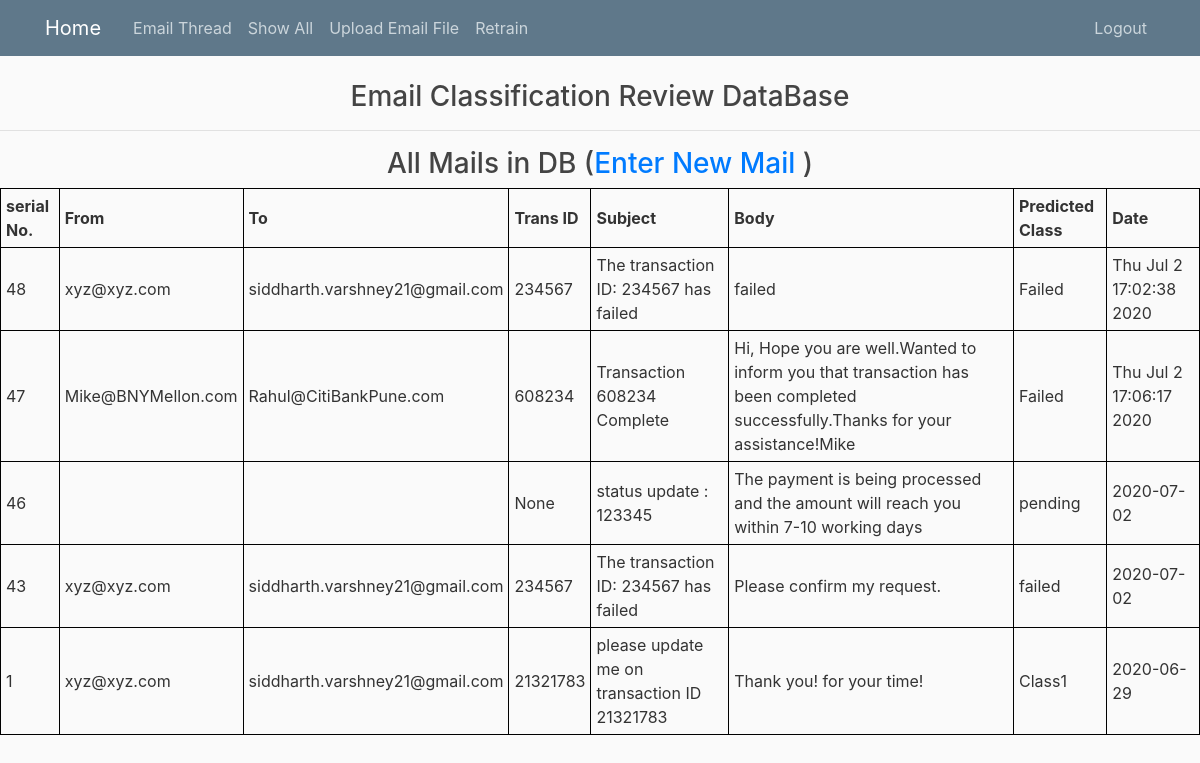
Page /show (signed in) on the earlier database version.
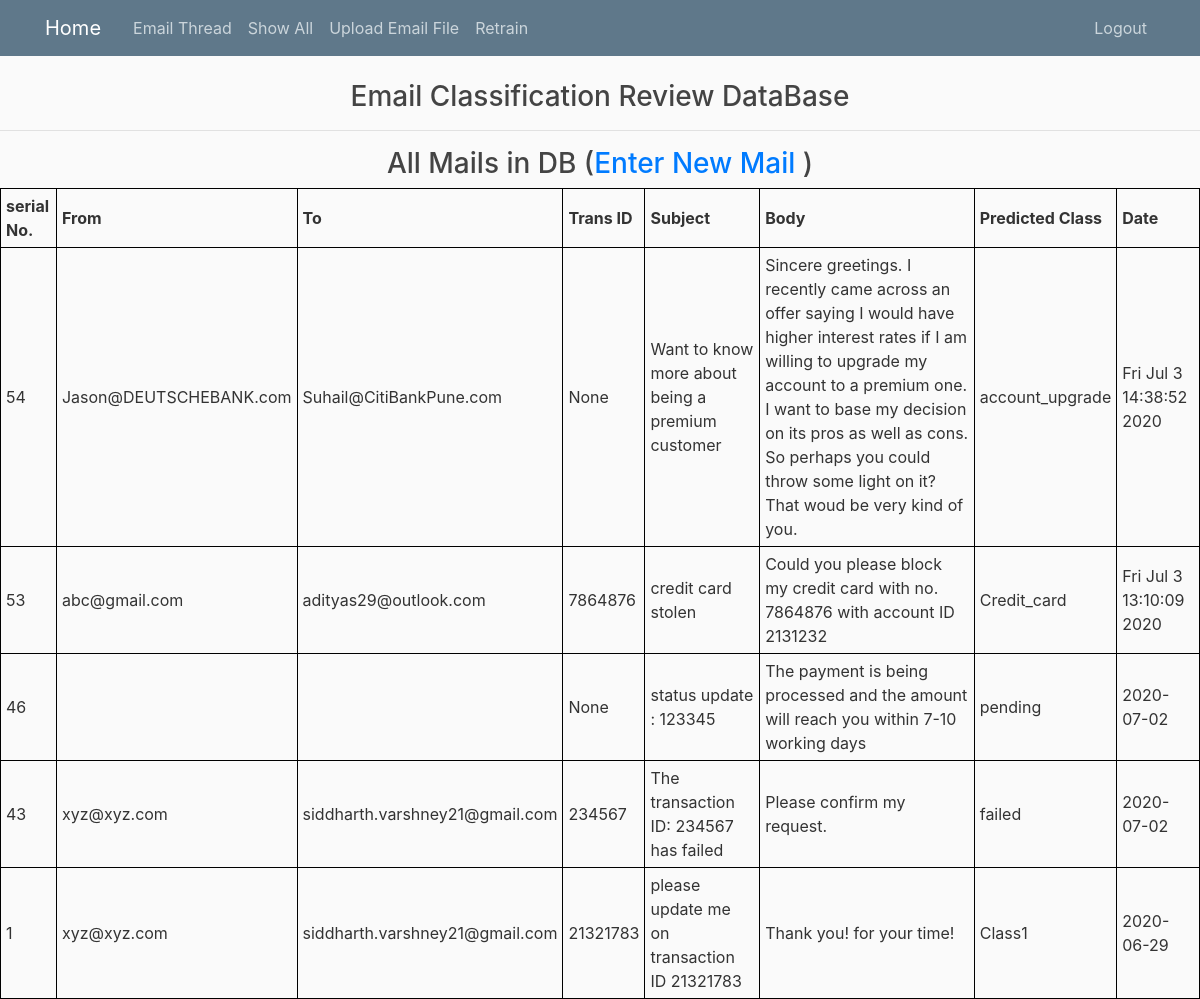
Same page on the later database version.
### start.py (models this page shows)
class mails(db.Model):
    id = db.Column('mail_id', db.Integer, primary_key=True)
    mfrom = db.Column(db.String(50))
    mto = db.Column(db.String(50))
    mdate = db.Column(db.String(20))
    msubject = db.Column(db.String(200))
    mbody = db.Column(db.String(500))
    m_class = db.Column(db.String(50))
    ID = db.Column(db.String(50))

### start.py (the view)
@app.route('/show')
@login_required
def show_all():
    return render_template('show_all.html', mails=mails.query.order_by(mails.id.desc()).all())

### start.py (called while the page is built)
@login_manager.user_loader
def load_user(user_id):
    return User.query.get(int(user_id))

### templates/show_all.html (shortened to what this page needs)
<!DOCTYPE html>
<html lang = "en">
   <head>
    <link rel="stylesheet" href="https://maxcdn.bootstrapcdn.com/bootstrap/4.0.0/css/bootstrap.min.css">
	<link rel="stylesheet" type="text/css" href={{url_for('static',filename='style2.css')}}>
   </head>
   <body>
   <header class="site-header">
		  <nav class="navbar navbar-expand-md navbar-dark bg-steel fixed-top">
			<div class="container">
			  <a class="navbar-brand mr-4" href="/">Home</a>
			  <div class="collapse navbar-collapse" id="navbarToggle">
				<div class="navbar-nav mr-auto">
				  <a class="nav-item nav-link" href="/thread">Email Thread</a>
				  <a class="nav-item nav-link" href="/show">Show All</a>
				  <a class="nav-item nav-link" href="{{url_for('upload_file')}}">Upload Email File</a>
				  <a class="nav-item nav-link" href="{{url_for('retrain')}}">Retrain</a>
				</div>
				<div class="navbar-nav">
				  {% if current_user.is_authenticated %}
                    <a class="nav-item nav-link" href="{{url_for('logout')}}">Logout</a>
                  {% else %}
                    <a class="nav-item nav-link" href="{{url_for('login')}}">Login</a>
                    <a class="nav-item nav-link" href="{{url_for('register')}}">Register</a>
                  {% endif %}
				</div>
			  </div>
			</div>
		  </nav>
	</header>
      <h3>
         Email Classification Review DataBase
      </h3>
      <hr/>
      <h3>All Mails in DB (<a href = "{{ url_for('welcome') }}">Enter New Mail
      </a>)</h3>
      <table style="width:100%">
         <thead>
            <tr>
               <th>serial No.</th>
               <th>From</th>
               <th>To</th>
               <th>Trans ID</th>
               <th>Subject</th>
               <th>Body</th>
               <th>Predicted Class</th>
               <th>Date</th>
            </tr>
         </thead>
         <tbody>
            {% for mail in mails %}
               <tr>
                  <td>{{ mail.id }}</td>
                  <td>{{ mail.mfrom }}</td>
                  <td>{{ mail.mto }}</td>
                  <td>{{ mail.ID }}</td>
                  <td>{{ mail.msubject }}</td>
                  <td>{{ mail.mbody }}</td>
                  <td>{{ mail.m_class }}</td>
                  <td>{{ mail.mdate }}</td>
               </tr>
            {% endfor %}
         </tbody>
      </table>
   </body>
</html>

### static/style2.css (style rules this page uses)
body { background: #fafafa; color: #333333; margin-top: 5rem; }
h1, h2, h3, h4, h5, h6 { color: #444444; text-align: center; }
.bg-steel { background-color: #5f788a; }
.site-header .navbar-nav .nav-link { color: #cbd5db; }

### templates/show_all.html (style rules this page uses)
table, th, td { border: 1px solid black; border-collapse: collapse; }
th, td { padding: 5px; }
th { text-align: left; }

Differences in the rows shown:
removed mails: id "48", mfrom "xyz@xyz.com", mto "siddharth.varshney21@gmail.com", ID "234567", msubject "The transaction ID: 234567 has failed", mbody "failed", m_class "Failed", mdate "Thu Jul 2 17:02:38 2020"
removed mails: id "47", mfrom "Mike@BNYMellon.com", mto "Rahul@CitiBankPune.com", ID "608234", msubject "Transaction 608234 Complete", mbody "Hi, Hope you are well.Wanted to inform you that transaction has been completed successfully.Thanks for your assistance!Mike", m_class "Failed", mdate "Thu Jul 2 17:06:17 2020"
added mails: id "54", mfrom "Jason@DEUTSCHEBANK.com", mto "Suhail@CitiBankPune.com", ID "None", msubject "Want to know more about being a premium customer", mbody "Sincere greetings. I recently came across an offer saying I would have higher interest rates if I am willing to upgrade my account to a premium one. I want to base my decision on its pros as well as cons. So perhaps you could throw some light on it? That woud be very kind of you.", m_class "account_upgrade", mdate "Fri Jul 3 14:38:52 2020"
added mails: id "53", mfrom "abc@gmail.com", mto "adityas29@outlook.com", ID "7864876", msubject "credit card stolen", mbody "Could you please block my credit card with no. 7864876 with account ID 2131232", m_class "Credit_card", mdate "Fri Jul 3 13:10:09 2020"
